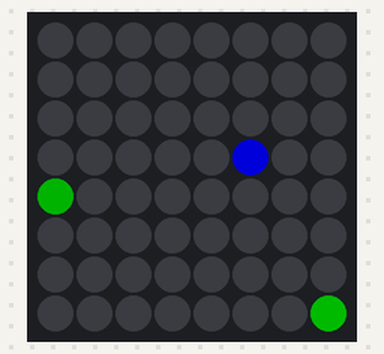
Recording of a program running on a simulated Raspberry Pi (BCM pin numbers) with a Sense HAT. On the bench: the Sense HAT's 8×8 RGB LED matrix. Dim RGB values are drawn brighter than linear; random numbers come from a fixed seed.

Above: at 0.14 s.
At 4.92 s:
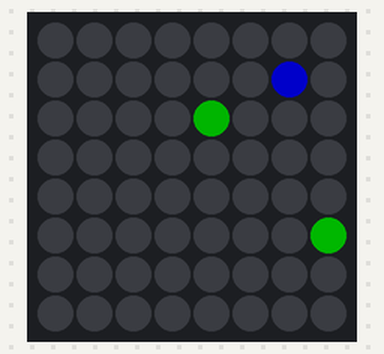
At 9.94 s:
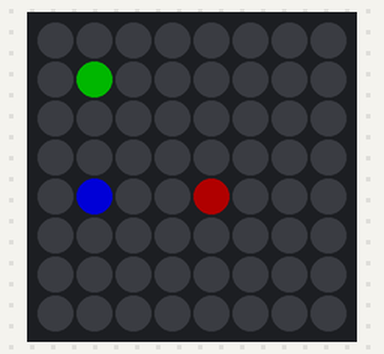
At 19.98 s:
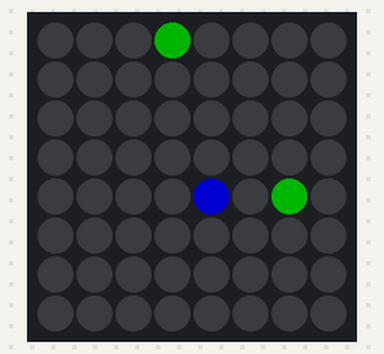
At 29.78 s:
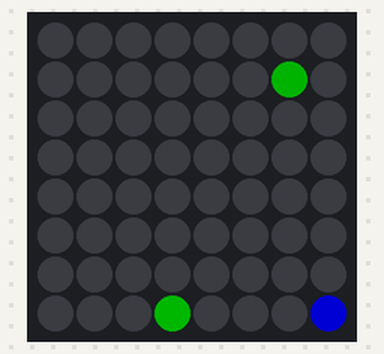
At 39.82 s:
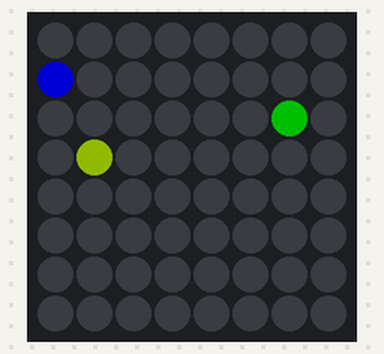

The program:

cyvinian.py
```python
import random
import time
import threading
import queue

from sense_hat import SenseHat

# define a class for orb of life, which generate another Cyvinian
class OrbOfLife:

    def __init__(self):
        self.x = random.randint(0,7)
        self.y = random.randint(0,7)

    def draw(self):
        sense.set_pixel(self.x, self.y, (0, 0, random.randint(100,150)))

    def move(self):
        self.x = self.x + random.randint(-1,1)
        self.y = self.y + random.randint(-1,1)
        # make sure the orb of life doesn't go off the board
        if self.x < 0: self.x = 0
        if self.x > 7: self.x = 7
        if self.y < 0: self.y = 0
        if self.y > 7: self.y = 7

    def respawn(self):
        self.x = random.randint(0,7)
        self.y = random.randint(0,7)

# define a class that encapsulate a Cyvinian
class Cyvinian:

    def __init__(self, name, age):
        self.name = name
        self.age = age
        self.x = random.randint(0,8)
        self.y = random.randint(0,8)
        self.hunger = random.randint(0,10)

    def is_fed(self):
        if self.hunger == 0:
            return True
        else:
            return False

    def is_hungry(self):
        if self.hunger > 10:
            if self.hunger >= 20: self.hunger = 19
            return True
        else:
            return False

    def move(self, orb_of_life):
        # seek for orb of life if hungry
        if (self.is_hungry() == True):
            if self.x < orb_of_life.x: self.x = self.x + 1
            if self.x > orb_of_life.x: self.x = self.x - 1
            if self.y < orb_of_life.y: self.y = self.y + 1
            if self.y > orb_of_life.y: self.y = self.y - 1
        else:
            # otherwise, just walk randomly
            self.x = self.x + random.randint(-1,1)
            self.y = self.y + random.randint(-1,1)

        # make sure the Cyvinian doesn't go off the board
        if self.x < 0: self.x = 0
        if self.x > 7: self.x = 7
        if self.y < 0: self.y = 0
        if self.y > 7: self.y = 7

        # Check if the Cyvinian consume orb of life
        if self.x == orb_of_life.x and self.y == orb_of_life.y:
            self.hunger = 0
            orb_of_life.respawn()
        else:
        # Otherwise, add more hunger
            self.hunger = self.hunger + 1

    def draw(self):
        if self.is_fed() == True:
            color = (random.randint(60,80), random.randint(60,80), 0)
        elif self.is_hungry() == True:
            color = (random.randint(60,80),0 , 0)
        else:
            color = (0, random.randint(60,80), 0)
        sense.set_pixel(self.x, self.y, color)

def draw_cyvinians(max_cyvinians):
    c1 = Cyvinian("Roland", 3)
    c2 = Cyvinian("Vanessa", 5)
    o1 = OrbOfLife()
    while 1:
        sense.clear()
        o1.move()
        c1.move(o1)
        c2.move(o1)
        o1.draw()
        c1.draw()
        c2.draw()
        time.sleep(0.25)

# Intialize sense hat
sense = SenseHat()
sense.clear()
max_cyvinians = queue.Queue()
max_cyvinians.put(random.randint(10,64))

led_rendering_thread = threading.Thread(target = draw_cyvinians(max_cyvinians))
led_rendering_thread.start()
```
